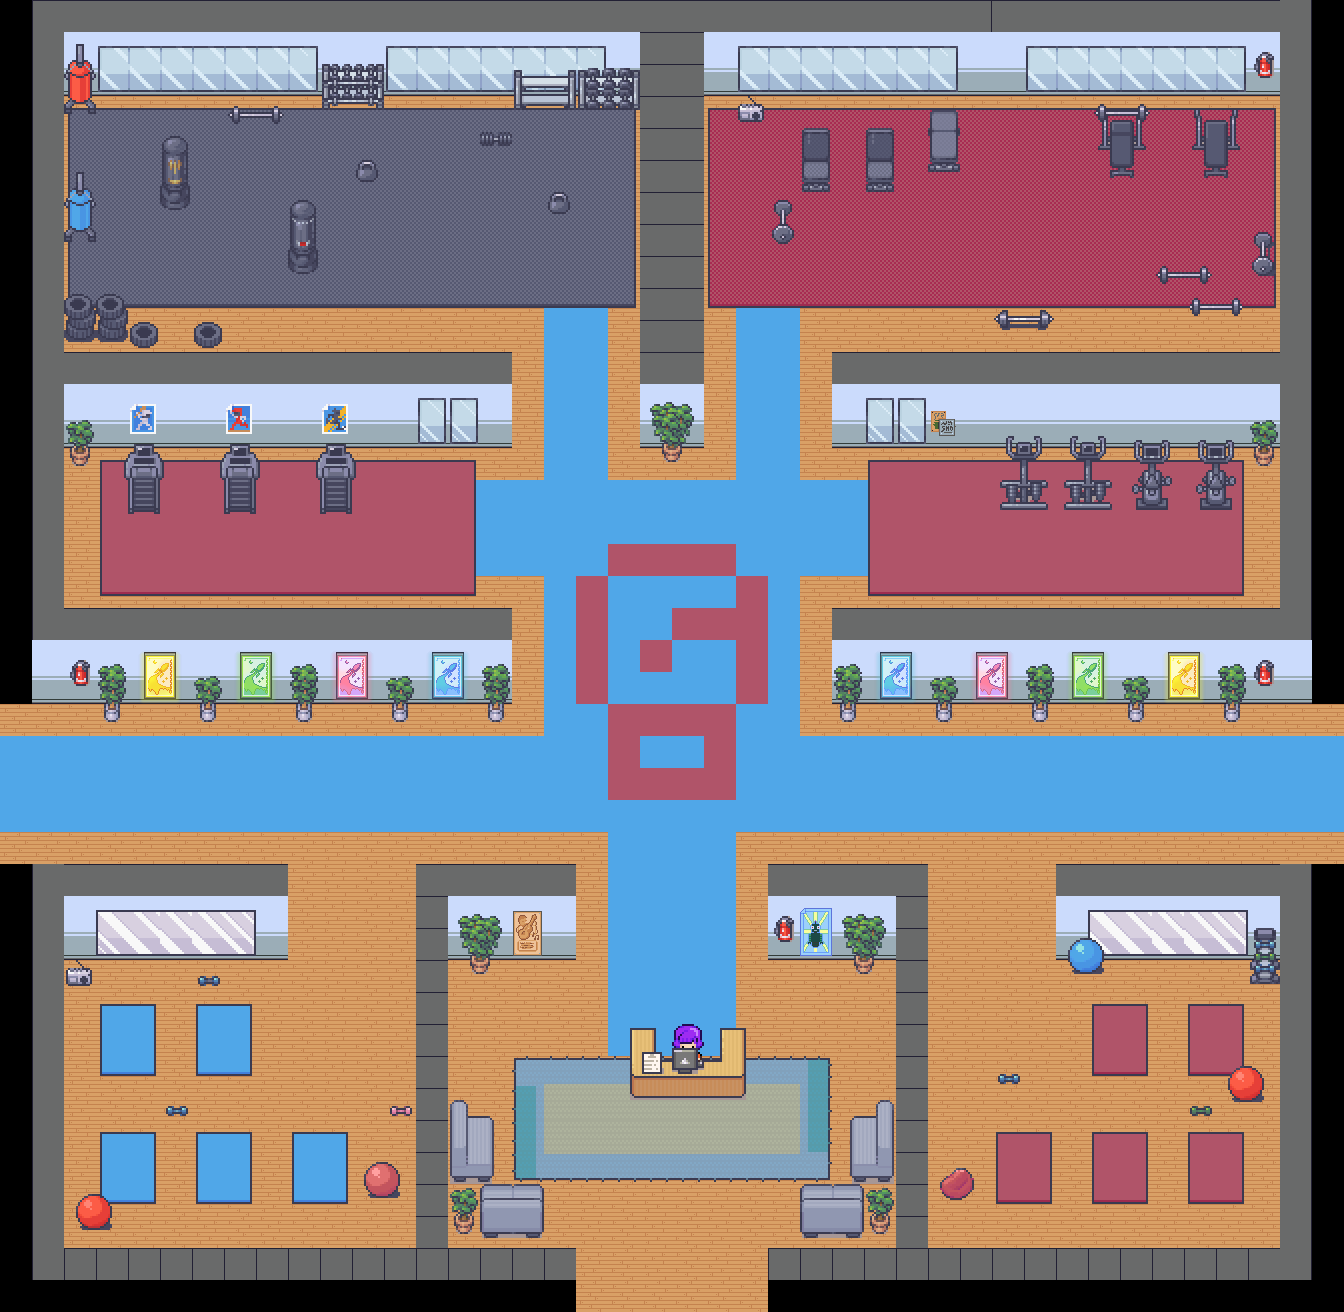

A 2D game scene composited from a Tiled map and its tileset images. What follows is a short description and the map's XML, with each tile layer's data collapsed to a summary:
An orthogonal 42x41 tile map with 32x32 px tiles, 6 tile layers (ground_Layer, wall_Layer, gym1_Layer, gym2_Layer, ...), 10 tilesets and 6 objects (blender1, start, measuring_Cup1, human3, human5, ...).

<map version="1.10" tiledversion="1.10.2" orientation="orthogonal" renderorder="right-down" width="42" height="41" tilewidth="32" tileheight="32" infinite="0" nextlayerid="12" nextobjectid="10">
 <editorsettings>
  <export target="gym_map.tmj" format="json" />
 </editorsettings>
 <tileset firstgid="1" name="Wood" tilewidth="32" tileheight="32" tilecount="8640" columns="180">
  <image source="Wood.png" width="5760" height="1536" />
 </tileset>
 <tileset firstgid="8641" name="walltexture" tilewidth="32" tileheight="32" tilecount="1920" columns="24">
  <image source="walltexture.png" width="768" height="2560" />
 </tileset>
 <tileset firstgid="10561" name="Gym_32x32" tilewidth="32" tileheight="32" tilecount="528" columns="16">
  <image source="Gym_32x32.png" width="512" height="1056" />
 </tileset>
 <tileset firstgid="11089" name="nauticalWalls" tilewidth="32" tileheight="32" tilecount="225" columns="25">
  <image source="nauticalWalls.png" width="800" height="288" />
 </tileset>
 <tileset firstgid="11314" name="Classroom_and_library_32x32" tilewidth="32" tileheight="32" tilecount="544" columns="16">
  <image source="Classroom_and_library_32x32.png" width="512" height="1088" />
 </tileset>
 <tileset firstgid="11858" name="Basement_32x32" tilewidth="32" tileheight="32" tilecount="800" columns="16">
  <image source="Basement_32x32.png" width="512" height="1600" />
 </tileset>
 <tileset firstgid="12658" name="gather_decoration_exterior_1.3" tilewidth="32" tileheight="32" tilecount="6320" columns="40">
  <image source="gather_decoration_exterior_1.3.png" width="1280" height="5056" />
 </tileset>
 <tileset firstgid="18978" name="Hospital_32x32" tilewidth="32" tileheight="32" tilecount="1760" columns="16">
  <image source="Hospital_32x32.png" width="512" height="3520" />
 </tileset>
 <tileset firstgid="20738" name="Music_and_sport_32x32" tilewidth="32" tileheight="32" tilecount="768" columns="16">
  <image source="Music_and_sport_32x32.png" width="512" height="1536" />
 </tileset>
 <tileset firstgid="21506" name="gather_floors_2_exploration" tilewidth="32" tileheight="32" tilecount="8160" columns="60">
  <image source="gather_floors_2_exploration.png" width="1920" height="4352" />
 </tileset>
 <layer id="1" name="ground_Layer" width="42" height="41">
  <data>[1722 cells, 1610 non-empty, 2 distinct tile ids]</data>
 </layer>
 <layer id="2" name="wall_Layer" width="42" height="41">
  <data>[1722 cells, 502 non-empty, 8 distinct tile ids]</data>
 </layer>
 <layer id="7" name="gym1_Layer" width="42" height="41">
  <data>[1722 cells, 456 non-empty, 40 distinct tile ids]</data>
 </layer>
 <layer id="9" name="gym2_Layer" width="42" height="41">
  <data>[1722 cells, 372 non-empty, 27 distinct tile ids]</data>
 </layer>
 <layer id="8" name="gym3_Layer" width="42" height="41">
  <data>[1722 cells, 191 non-empty, 134 distinct tile ids]</data>
 </layer>
 <layer id="10" name="decoration_Layer" width="42" height="41">
  <data>[1722 cells, 104 non-empty, 43 distinct tile ids]</data>
 </layer>
 <objectgroup id="11" name="Object_Layer1">
  <object id="1" name="blender1" x="110.353" y="125.729">
   <point />
  </object>
  <object id="3" name="start" x="671.376" y="1237.82">
   <point />
  </object>
  <object id="4" name="measuring_Cup1" x="1236.68" y="576.998">
   <point />
  </object>
  <object id="6" name="human3" x="1167.68" y="997.375">
   <point />
  </object>
  <object id="8" name="human5" x="1035.43" y="145.366">
   <point />
  </object>
  <object id="9" name="human4" x="191.499" y="534.019">
   <point />
  </object>
 </objectgroup>
</map>
